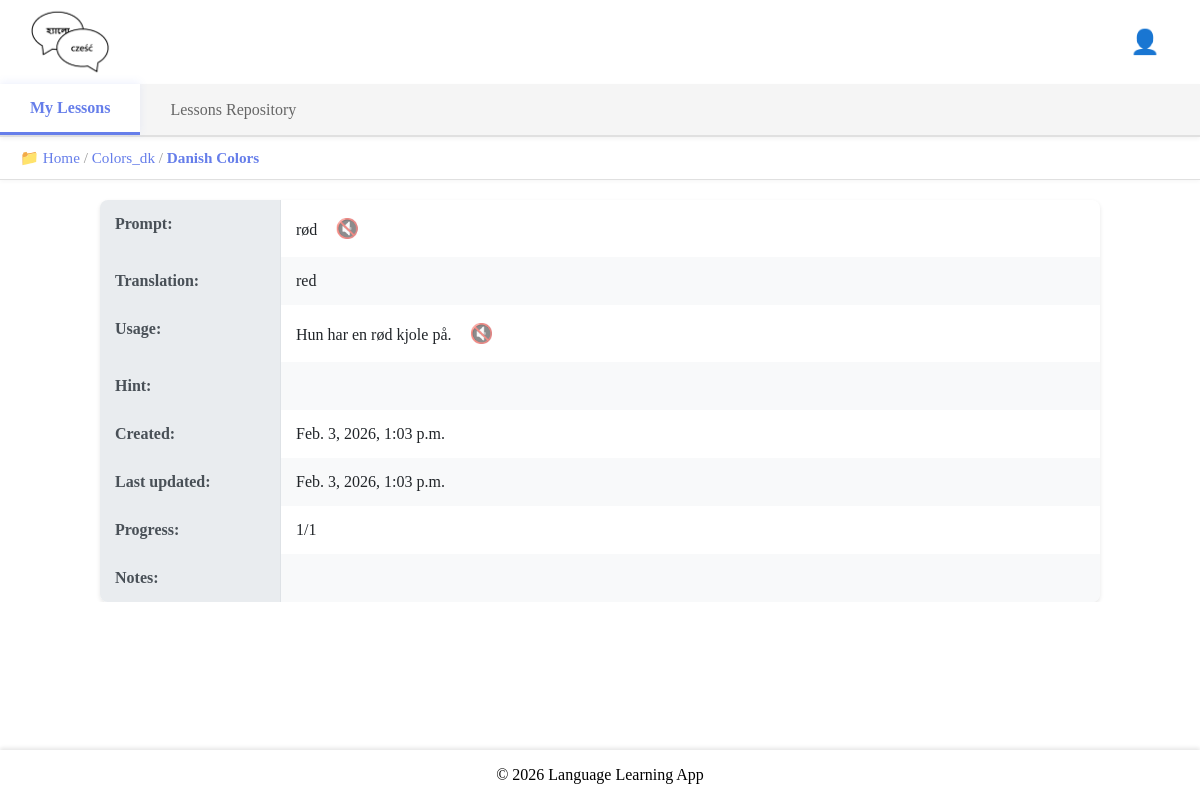
/my-word-details/1759/ (signed in), run on the app's committed database.
### base/models.py (models this page shows, shortened)
class UserDirectory(models.Model):
    name = models.CharField(max_length=255)
    user = models.ForeignKey(
        User, on_delete=models.CASCADE, related_name="directories"
    )
    parent_directory = models.ForeignKey(
        "self",
        null=True,
        blank=True,
        on_delete=models.CASCADE,
        related_name="subdirectories",
    )
    is_root = models.BooleanField(default=False)
    created = models.DateTimeField(auto_now_add=True)
    updated = models.DateTimeField(auto_now=True)
    class Meta:
        ordering = ["name"]
        unique_together = ("user", "parent_directory", "name")
    def get_path(self):
        path = []
        current = self
        visited = set()
        while current is not None:
            if current.id in visited:
                break
            visited.add(current.id)
            path.insert(0, current)
            current = current.parent_directory
        return path

class UserLesson(models.Model):
    user = models.ForeignKey(User, on_delete=models.CASCADE)
    lesson = models.ForeignKey(Lesson, on_delete=models.CASCADE)
    directory = models.ForeignKey(
        "UserDirectory",
        on_delete=models.SET_NULL,
        null=True,
        blank=True,
        related_name="lessons",
    )
    target_progress = models.PositiveIntegerField(
        default=3, validators=[MinValueValidator(1)]
    )
    practice_window = models.PositiveIntegerField(
        default=10, validators=[MinValueValidator(1)]
    )
    allowed_error_margin = models.PositiveIntegerField(
        default=0, validators=[MinValueValidator(0)]
    )
    class Meta:
        unique_together = ("user", "lesson")

class Lesson(models.Model):
    title = models.CharField(max_length=255)
    description = models.TextField(
        blank=True, help_text="Brief description of the lesson."
    )
    prompt_language = models.ForeignKey(
        Language, on_delete=models.CASCADE, related_name="prompt_lessons"
    )
    translation_language = models.ForeignKey(
        Language, on_delete=models.CASCADE, related_name="translation_lessons"
    )
    author = models.ForeignKey(
        User,
        on_delete=models.CASCADE,
        related_name="authored_lessons",
    )
    changes_log = models.TextField(
        blank=True, help_text="Log of changes made to this lesson."
    )
    access_type = models.ForeignKey(AccessType, on_delete=models.PROTECT, default=1)
    original_lesson = models.ForeignKey(
        "self", null=True, blank=True, on_delete=models.SET_NULL
    )
    updated = models.DateTimeField(auto_now=True)
    created = models.DateTimeField(auto_now_add=True)

class UserWord(models.Model):
    user_lesson = models.ForeignKey(
        UserLesson,
        on_delete=models.CASCADE,
        related_name="user_words",
    )
    word = models.ForeignKey(Word, on_delete=models.CASCADE)
    current_progress = models.PositiveIntegerField(default=0)
    notes = models.TextField(blank=True)
    class Meta:
        unique_together = ("user_lesson", "word")

class Word(models.Model):
    lesson = models.ForeignKey(Lesson, on_delete=models.CASCADE, related_name="words")
    prompt = models.CharField(max_length=255)
    translation = models.CharField(max_length=255)
    usage = models.TextField(blank=True)
    prompt_audio = models.FileField(upload_to="audio/prompts/", blank=True, null=True)
    usage_audio = models.FileField(upload_to="audio/usages/", blank=True, null=True)
    hint = models.CharField(max_length=255, blank=True)
    updated = models.DateTimeField(auto_now=True)
    created = models.DateTimeField(auto_now_add=True)
    def has_prompt_audio(self):
        return (
            self.prompt_audio
            and self.prompt_audio.name
            and os.path.isfile(self.prompt_audio.path)
        )
    def has_usage_audio(self):
        return (
            self.usage_audio
            and self.usage_audio.name
            and os.path.isfile(self.usage_audio.path)
        )

### base/views.py (the view)
@login_required(login_url="login")
def myWordDetails(request, my_word_id):
    myWord = UserWord.objects.select_related(
        "user_lesson", "user_lesson__user", "user_lesson__directory", "word"
    ).filter(id=my_word_id).first()
    if not myWord:
        return HttpResponse("You do not have this word in your lesson.", status=404)
    if (
        request.user.id != myWord.user_lesson.user.id
        and not request.user.is_superuser
    ):
        return HttpResponse("You are not allowed here!", status=403)
    current_directory = myWord.user_lesson.directory
    if not current_directory:
        current_directory = UserDirectory.get_or_create_root_directory(request.user)
    breadcrumb_path = current_directory.get_path()
    context = {
        "my_word": myWord,
        "current_directory": current_directory,
        "breadcrumb_path": breadcrumb_path,
        "breadcrumb_lesson": myWord.user_lesson,
    }
    return render(request, "base/authenticated/my_lessons/my_word_details.html", context)

### base/templates/base/authenticated/my_lessons/my_word_details.html (shortened to what this page needs)
{% extends 'base/layouts/my_lessons_layout.html' %}
{% block tab_content %}
<div class="my-word-container">
    <div class="word-details-table">
        <div class="detail-row">
            <div class="detail-label">Prompt:</div>
            <div class="detail-content">
                {{ my_word.word.prompt }}
                {% if my_word.word.has_prompt_audio %}
                    <audio id="prompt_audio" src="{{ my_word.word.prompt_audio.url }}?v={{ my_word.word.updated|date:'U' }}"></audio>
                    <button type="button" class="audio-btn" onclick="document.getElementById('prompt_audio').play()" title="Play audio">🔊</button>
                {% else %}
                    <button type="button" class="audio-btn audio-disabled" disabled title="Audio not generated for this word">🔇</button>
                {% endif %}
            </div>
        </div>
        <div class="detail-row">
            <div class="detail-label">Translation:</div>
            <div class="detail-content">{{ my_word.word.translation }}</div>
        </div>
        <div class="detail-row">
            <div class="detail-label">Usage:</div>
            <div class="detail-content">
                {{ my_word.word.usage }}
                {% if my_word.word.has_usage_audio %}
                    <audio id="usage_audio" src="{{ my_word.word.usage_audio.url }}?v={{ my_word.word.updated|date:'U' }}"></audio>
                    <button type="button" class="audio-btn" onclick="document.getElementById('usage_audio').play()" title="Play audio">🔊</button>
                {% elif my_word.word.usage %}
                    <button type="button" class="audio-btn audio-disabled" disabled title="Audio not generated for this word">🔇</button>
                {% endif %}
            </div>
        </div>
        <div class="detail-row">
            <div class="detail-label">Hint:</div>
            <div class="detail-content">{{ my_word.word.hint }}</div>
        </div>
        <div class="detail-row">
            <div class="detail-label">Created:</div>
            <div class="detail-content">{{ my_word.word.created }}</div>
        </div>
        <div class="detail-row">
            <div class="detail-label">Last updated:</div>
            <div class="detail-content">{{ my_word.word.updated }}</div>
        </div>
        <div class="detail-row">
            <div class="detail-label">Progress:</div>
            <div class="detail-content">{{ my_word.current_progress }}/{{ my_word.user_lesson.target_progress }}</div>
        </div>
        <div class="detail-row">
            <div class="detail-label">Notes:</div>
            <div class="detail-content">{{ my_word.notes }}</div>
        </div>
    </div>
</div>
{% endblock tab_content %}

### base/templates/base/layouts/includes/breadcrumb.html (shortened to what this page needs)
<nav class="breadcrumb-nav">
    <span>📁 </span>
    {% for dir in breadcrumb_path %}
        {% if dir.is_root %}
            <a href="{% url 'my-lessons' %}">{{ dir.name }}</a>
        {% else %}
            <a href="{% url 'my-lessons-directory' dir.id %}">{{ dir.name }}</a>
        {% endif %}
        {% if not forloop.last or breadcrumb_lesson %}
            <span> / </span>
        {% endif %}
    {% endfor %}
    {% if breadcrumb_lesson %}
        <a href="{% url 'my-lesson-details' breadcrumb_lesson.id %}" style="font-weight: bold;">{{ breadcrumb_lesson.lesson.title }}</a>
    {% endif %}
</nav>

### static/styles/main.css (style rules this page uses)
body { background-color: white; margin: 0; padding: 0; }
.audio-disabled { opacity: 0.5; cursor: not-allowed; }

### base/templates/base/layouts/includes/breadcrumb.html (style rules this page uses)
.breadcrumb-nav { padding: 12px 20px; margin: 0; font-size: 0.95em; background: white; border-bottom: 1px solid #e0e0e0; position: sticky; top: 135px; z-index: 850; box-shadow: 0 2px 4px rgba(0,0,0,0.03); }
.breadcrumb-nav a { color: #667eea; text-decoration: none; font-weight: 500; }
.breadcrumb-nav span { color: #999; }

### base/templates/base/authenticated/my_lessons/my_word_details.html (style rules this page uses)
.my-word-container { max-width: 1000px; margin: 0 auto; }
.word-details-table { display: table; width: 100%; border-collapse: collapse; margin-top: 20px; background: white; border-radius: 8px; overflow: hidden; box-shadow: 0 2px 4px rgba(0,0,0,0.1); }
.detail-row { display: table-row; }
.detail-row:nth-child(even) { background: #f8f9fa; }
.detail-label { display: table-cell; padding: 15px; font-weight: 600; color: #495057; border-right: 1px solid #dee2e6; width: 150px; vertical-align: top; background: #e9ecef; }
.detail-content { display: table-cell; padding: 15px; color: #212529; vertical-align: top; }
.audio-btn { background: none; border: none; cursor: pointer; font-size: 1.2em; margin-left: 8px; padding: 2px 6px; border-radius: 3px; transition: background-color 0.2s; }
.audio-disabled { opacity: 0.6; cursor: not-allowed; color: #6c757d; }

### data on the page
UserDirectory: name "Home"
UserDirectory: name "Colors_dk"
UserLesson: lesson "Danish Colors"
UserWord: word.prompt "rød", word.translation "red", word.usage "Hun har en rød kjole på.", word.created "Feb. 3, 2026, 1:03 p.m.", word.updated "Feb. 3, 2026, 1:03 p.m.", current_progress "1", user_lesson.target_progress "1"
